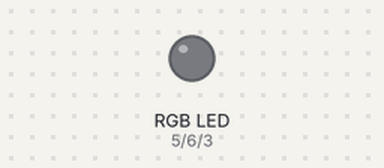
A sketch run on a simulated Arduino Uno, built with avr-gcc and run on an emulated ATmega328P. Parts: an RGB LED mixed from three pins (HIGH = lit).

Above: at 0.15 s.
At 5.26 s:
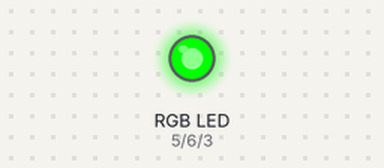
At 10.37 s:
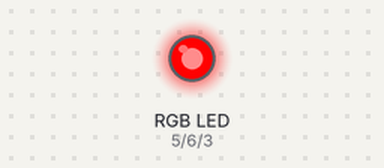
At 19.99 s:
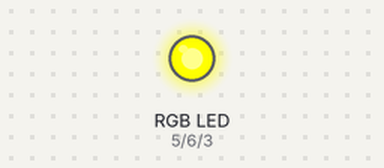
At 29.91 s:
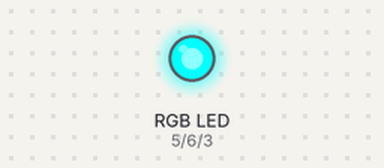
At 39.84 s:
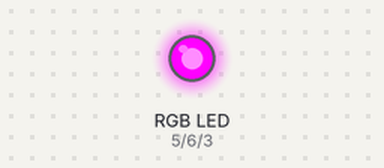
Timing chart, 0 to 40.0 s (numbered marks = the images above):
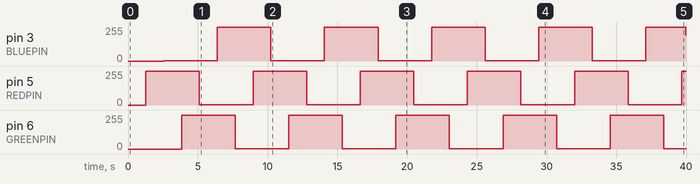

The sketch:

sketch_jul25a.ino
```cpp
// color swirl! connect an RGB LED to the PWM pins as indicated
// in the #defines
// public domain, enjoy!

#define REDPIN 5
#define GREENPIN 6
#define BLUEPIN 3
#define REDPOT 1
#define GREENPOT 2
#define BLUEPOT 0

#define FADESPEED 5     // make this higher to slow down

void setup() {
  pinMode(REDPIN, OUTPUT);
  pinMode(GREENPIN, OUTPUT);
  pinMode(BLUEPIN, OUTPUT);
  pinMode(REDPOT, INPUT);
  pinMode(GREENPOT, INPUT);
  pinMode(BLUEPOT, INPUT);
}

void loop(){
  fade();
  }


void fade() {
  int r, g, b;

  // fade from blue to violet
  for (r = 0; r < 256; r++) {
    analogWrite(REDPIN, r);
    delay(FADESPEED);
  }
  // fade from violet to red
  for (b = 255; b > 0; b--) {
    analogWrite(BLUEPIN, b);
    delay(FADESPEED);
  }
  // fade from red to yellow
  for (g = 0; g < 256; g++) {
    analogWrite(GREENPIN, g);
    delay(FADESPEED);
  }
  // fade from yellow to green
  for (r = 255; r > 0; r--) {
    analogWrite(REDPIN, r);
    delay(FADESPEED);
  }
  // fade from green to teal
  for (b = 0; b < 256; b++) {
    analogWrite(BLUEPIN, b);
    delay(FADESPEED);
  }
  // fade from teal to blue
  for (g = 255; g > 0; g--) {
    analogWrite(GREENPIN, g);
    delay(FADESPEED);
  }
}
```

Measured:
- by itself, pin 3 (BLUEPIN): 0/255 → 1/255 at 2.6 s, → 255/255 3.8 s later, → 1/255 3.8 s later, → 255/255 3.8 s later, … (11 changes in this stretch)
- by itself, pin 5 (REDPIN), pin 6 (GREENPIN): alternates 255/255 for 3.8 s and 1/255 for 3.8 s
